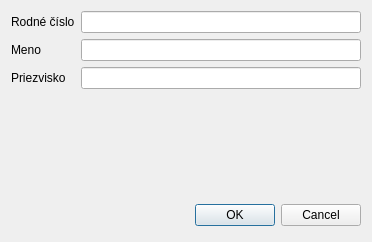
<?xml version="1.0" encoding="UTF-8"?>
<ui version="4.0">
 <class>Dialog_add_person</class>
 <widget class="QDialog" name="Dialog_add_person">
  <property name="geometry">
   <rect>
    <x>0</x>
    <y>0</y>
    <width>372</width>
    <height>242</height>
   </rect>
  </property>
  <property name="windowTitle">
   <string>Dialog</string>
  </property>
  <layout class="QGridLayout" name="gridLayout">
   <item row="2" column="1">
    <widget class="QLineEdit" name="lineEdit_3">
     <property name="readOnly">
      <bool>false</bool>
     </property>
    </widget>
   </item>
   <item row="2" column="0">
    <widget class="QLabel" name="label_3">
     <property name="text">
      <string>Priezvisko</string>
     </property>
    </widget>
   </item>
   <item row="0" column="1">
    <widget class="QLineEdit" name="lineEdit">
     <property name="readOnly">
      <bool>false</bool>
     </property>
    </widget>
   </item>
   <item row="1" column="1">
    <widget class="QLineEdit" name="lineEdit_2">
     <property name="readOnly">
      <bool>false</bool>
     </property>
    </widget>
   </item>
   <item row="1" column="0">
    <widget class="QLabel" name="label_2">
     <property name="text">
      <string>Meno</string>
     </property>
    </widget>
   </item>
   <item row="4" column="0" colspan="2">
    <layout class="QHBoxLayout">
     <property name="spacing">
      <number>6</number>
     </property>
     <property name="margin" stdset="0">
      <number>0</number>
     </property>
     <item>
      <spacer>
       <property name="orientation">
        <enum>Qt::Horizontal</enum>
       </property>
       <property name="sizeHint" stdset="0">
        <size>
         <width>131</width>
         <height>31</height>
        </size>
       </property>
      </spacer>
     </item>
     <item>
      <widget class="QPushButton" name="okButton">
       <property name="text">
        <string>OK</string>
       </property>
      </widget>
     </item>
     <item>
      <widget class="QPushButton" name="cancelButton">
       <property name="text">
        <string>Cancel</string>
       </property>
      </widget>
     </item>
    </layout>
   </item>
   <item row="3" column="0" colspan="2">
    <spacer name="verticalSpacer">
     <property name="orientation">
      <enum>Qt::Vertical</enum>
     </property>
     <property name="sizeHint" stdset="0">
      <size>
       <width>20</width>
       <height>40</height>
      </size>
     </property>
    </spacer>
   </item>
   <item row="0" column="0">
    <widget class="QLabel" name="label">
     <property name="text">
      <string>Rodné číslo</string>
     </property>
    </widget>
   </item>
  </layout>
 </widget>
 <tabstops>
  <tabstop>lineEdit</tabstop>
  <tabstop>lineEdit_2</tabstop>
  <tabstop>lineEdit_3</tabstop>
  <tabstop>okButton</tabstop>
  <tabstop>cancelButton</tabstop>
 </tabstops>
 <resources/>
 <connections>
  <connection>
   <sender>cancelButton</sender>
   <signal>clicked()</signal>
   <receiver>Dialog_add_person</receiver>
   <slot>reject()</slot>
   <hints>
    <hint type="sourcelabel">
     <x>369</x>
     <y>253</y>
    </hint>
    <hint type="destinationlabel">
     <x>179</x>
     <y>282</y>
    </hint>
   </hints>
  </connection>
  <connection>
   <sender>okButton</sender>
   <signal>clicked()</signal>
   <receiver>Dialog_add_person</receiver>
   <slot>accept()</slot>
   <hints>
    <hint type="sourcelabel">
     <x>278</x>
     <y>253</y>
    </hint>
    <hint type="destinationlabel">
     <x>96</x>
     <y>254</y>
    </hint>
   </hints>
  </connection>
 </connections>
</ui>
